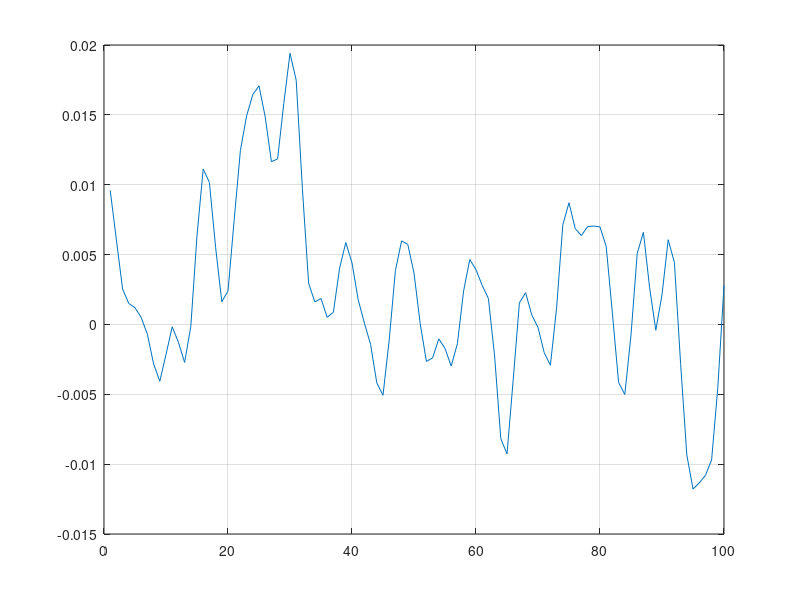
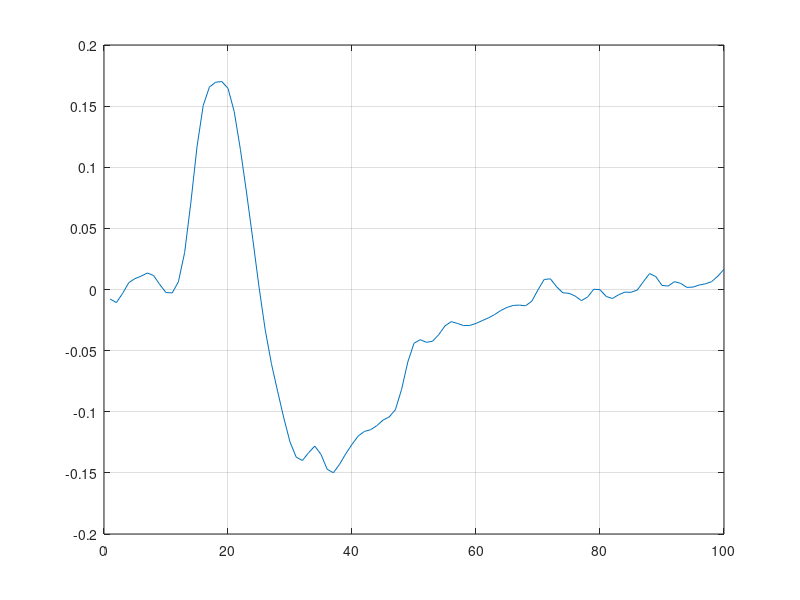
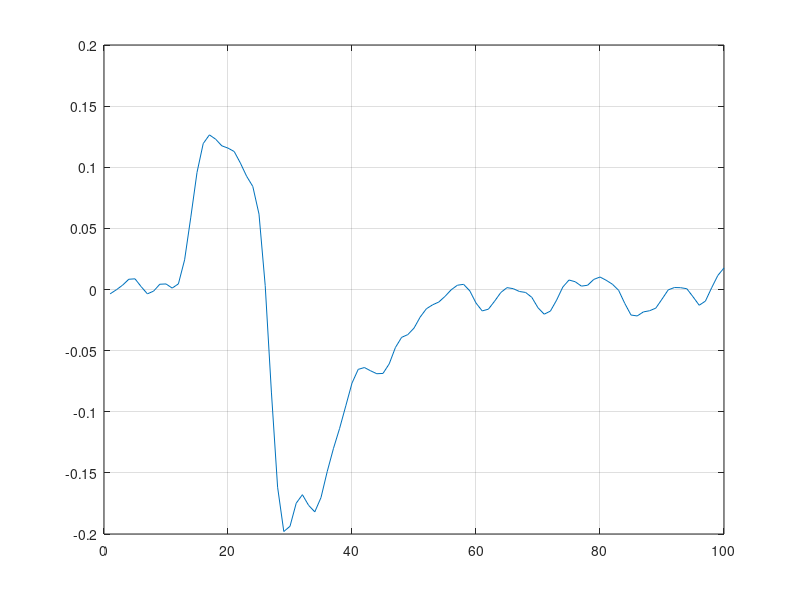
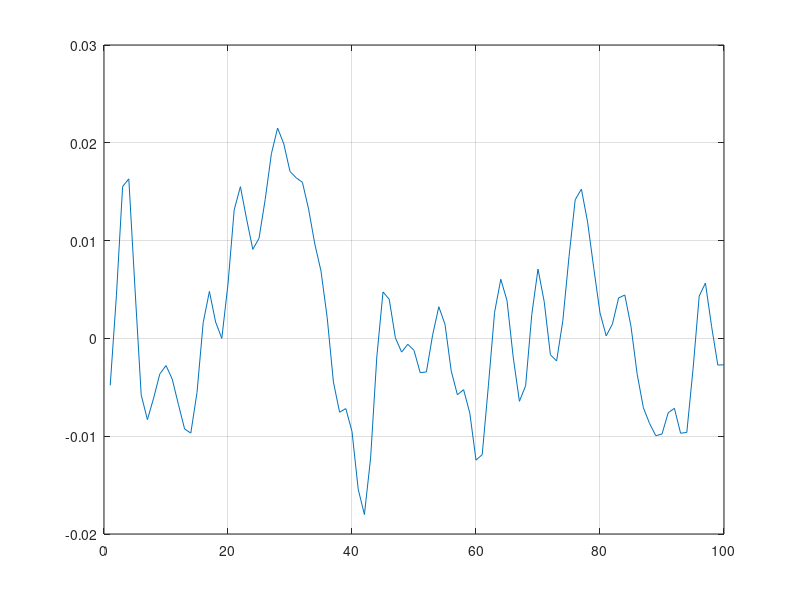

These figures' MATLAB source, in order: (Note: this script raises an error after producing the figures.)
function project
    
    %% Question-4
    load('data_cn_project_iii_a17.mat');


    spike_triggered_avg = zeros(4,100);
    stimulus = load('data_cn_project_iii_a17.mat', 'Stimulus').Stimulus;
    all_spike_times = load('data_cn_project_iii_a17.mat', 'All_Spike_Times').All_Spike_Times;
    
    for neuron_num=1:4
    % neuron_num = 1;
        total_num_of_spikes = 0;
        for i=1:50
            spike_times = all_spike_times{neuron_num,i};
            len_of_spike_array = size(spike_times,2);
            
            for j=1:len_of_spike_array
                if spike_times(j) <= 15
                    total_num_of_spikes = total_num_of_spikes + 1;
                    time_of_spike_in_ms = spike_times(j)*1000;

                    % disp("errr belo")
                    % disp(size(spike_triggered_avg));

                    for k=1:100
                    
                        if time_of_spike_in_ms-(101-k) >=1
                            spike_triggered_avg(neuron_num, k) = spike_triggered_avg(neuron_num, k) +  stimulus(1,floor(time_of_spike_in_ms-(101-k)));
                        end
                    end
                end
            end
        end
        spike_triggered_avg(neuron_num,:) = spike_triggered_avg(neuron_num,:)./total_num_of_spikes; %  4 x 100
    end
   
    spike_triggered_avg = transpose(spike_triggered_avg); % 100 x 4
  
    for i=1:4
        figure(400+i)
            plot(linspace(1,100), spike_triggered_avg(:, i));
        grid
    end
    Rxx = autocorr(Stimulus, 99);
    Css = zeros(100,100);
    Css = toeplitz(Rxx);
    for i=1:4
        % h(i,100:-1:1)=(Css\sta(i,:)')';
        h_t(100:-1:1,i) = (Css\spike_triggered_avg(:,i));
        %  disp(toeplitz(autocorr(stimulus, 99)))
        % disp(spike_triggered_avg(:,i));
        figure(40+i)
            plot(linspace(1, 100), h_t(:,i));
        grid
        
        
    end

  
    %% Question - 5
    for i=1:4
        y_t(i,:) = conv(Stimulus(1, 1:15000), h_t(:, i));
        
    end
    disp(size(y_t)) % 4 x 15099

    PSTH = zeros(4, 20000);
    for i=1:4
        for j=1:50
            PSTH(i,:) = PSTH(i,:) + histcounts(All_Spike_Times{i,j}*1000,0:20000)*1000/50;
        end
    end
   
    for i=1:4
        y_t1(i, 1:15000) = y_t(i,1:15000);
    end
        % average the results in bins
        bin_size = 30;
        for i = 1:ceil(15000/bin_size)
            e = i*bin_size;
            if e>15000
                e = 15000;
            end
            x1(i) = mean( y_t(1, (1+(i-1)*bin_size):e) );
            x2(i) = mean( y_t(2, (1+(i-1)*bin_size):e) );
            x3(i) = mean( y_t(3, (1+(i-1)*bin_size):e) );
            x4(i) = mean( y_t(4, (1+(i-1)*bin_size):e) );
        
            y1(i) = mean( PSTH(1, (1+(i-1)*bin_size):e) );
            y2(i) = mean( PSTH(2, (1+(i-1)*bin_size):e) );
            y3(i) = mean( PSTH(3, (1+(i-1)*bin_size):e) );
            y4(i) = mean( PSTH(4, (1+(i-1)*bin_size):e) );
        end
    
    figure(51)
        scatter(x1,y1);
    grid
    figure(52)
        scatter(x2,y2);
    grid
    figure(53)
        scatter(x2,y2);
    grid
    figure(54)
        scatter(x2,y2);
    grid


    
    
    



end